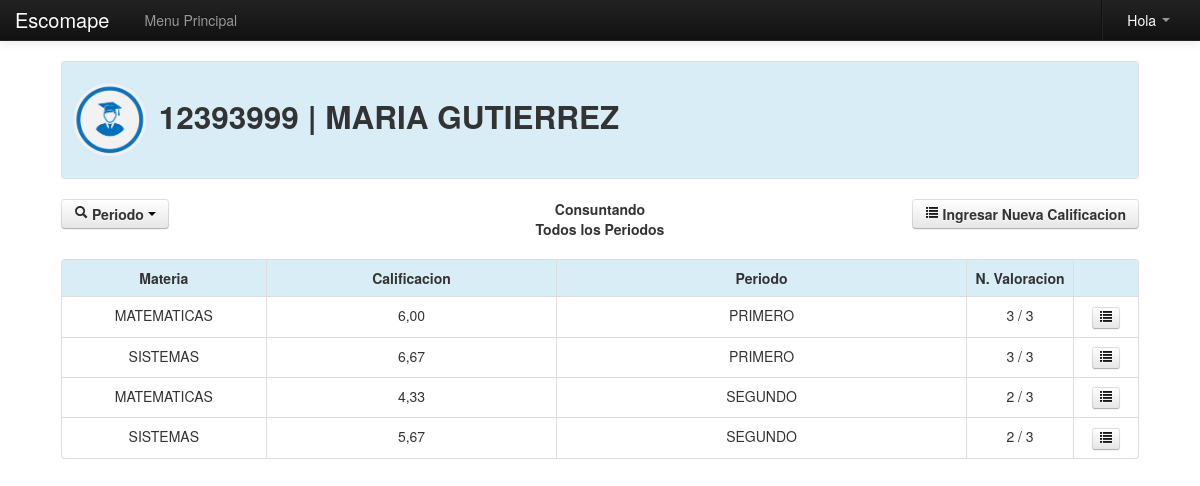
The page /Modulos/Calificar/valorar.php?cod=12393999 on the database its author committed.
### tables this page shows
CREATE TABLE IF NOT EXISTS `alumnos` (
  `id` int(255) NOT NULL AUTO_INCREMENT,
  `nombre` varchar(255) NOT NULL,
  `grado` varchar(255) NOT NULL,
  `salon` varchar(255) NOT NULL,
  `tipo` varchar(255) NOT NULL,
  `fecha` date NOT NULL,
  `doc` varchar(255) NOT NULL,
  `rh` varchar(255) NOT NULL,
  `eps` varchar(255) NOT NULL,
  `direccion` varchar(255) NOT NULL,
  `telefono` varchar(255) NOT NULL,
  `padre` varchar(255) NOT NULL,
  `madre` varchar(255) NOT NULL,
  `p_ocupacion` varchar(255) NOT NULL,
  `m_ocupacion` varchar(255) NOT NULL,
  `acudiente` varchar(255) NOT NULL,
  `emergencia` varchar(255) NOT NULL,
  `estado` varchar(255) NOT NULL,
  `matricula` date NOT NULL,
  PRIMARY KEY (`id`)
);

CREATE TABLE IF NOT EXISTS `notas` (
  `id` int(11) NOT NULL AUTO_INCREMENT,
  `materia` varchar(255) NOT NULL,
  `alumno` varchar(255) NOT NULL,
  `actividad` varchar(255) NOT NULL,
  `valor` varchar(255) NOT NULL,
  `periodo` varchar(255) NOT NULL,
  `fecha` date NOT NULL,
  PRIMARY KEY (`id`)
);

CREATE TABLE IF NOT EXISTS `materia` (
  `id` int(11) NOT NULL AUTO_INCREMENT,
  `nombre` varchar(255) NOT NULL,
  `estado` varchar(255) NOT NULL,
  PRIMARY KEY (`id`)
);

CREATE TABLE IF NOT EXISTS `periodo` (
  `id` int(11) NOT NULL AUTO_INCREMENT,
  `nombre` varchar(255) NOT NULL,
  `estado` varchar(255) NOT NULL,
  PRIMARY KEY (`id`)
);

### Modulos/class_buscar.php (called while the page is built, shortened)
<?php
class Consultar_Materias{
	private $fetch;
	function __construct($codigo){
		$this->consulta = mysql_query("SELECT * FROM materia WHERE id='$codigo'");
		$this->fetch = mysql_fetch_array($this->consulta);
	}
	function consultar($campo){
		return $this->fetch[$campo];
	}
}
class Consultar_Periodo{
	private $fetch;
	function __construct($codigo){
		$this->consulta = mysql_query("SELECT * FROM periodo WHERE id='$codigo'");
		$this->fetch = mysql_fetch_array($this->consulta);
	}
	function consultar($campo){
		return $this->fetch[$campo];
	}
}
class Consultar_Alumno{
	private $fetch;
	function __construct($codigo){
		$this->consulta = mysql_query("SELECT * FROM alumnos WHERE doc='$codigo'");
		$this->fetch = mysql_fetch_array($this->consulta);
	}
	function consultar($campo){
		return $this->fetch[$campo];
	}
}
?>

### Modulos/funciones.php (called while the page is built, shortened)
<?php
	function formato($valor){
		return number_format($valor,2,",",".");
	}
?>

### Modulos/Calificar/valorar.php (the view, shortened to what this page needs)
<?php
	include_once "class/class.php";
	include_once "../funciones.php";
	include_once "../class_buscar.php";
	if(!empty($_GET['cod'])){
		$id_alumno=$_GET['cod'];
		$oAlumno=new Consultar_Alumno($id_alumno);
		$nombre_alumno=$oAlumno->consultar('nombre');
	}else{
		header('Location:error.php');
	}
	function contar_nota($materia,$periodo,$alumno){
		$pa=mysql_query("SELECT COUNT(nombre)as numero FROM actividad WHERE estado='s'");
		if($row=mysql_fetch_array($pa)){
			$act=$row['numero'];
		}
		$pa=mysql_query("SELECT COUNT(alumno)as numero FROM notas WHERE alumno='$alumno' and materia='$materia' and periodo='$periodo'");
		if($row=mysql_fetch_array($pa)){
			return $row['numero'].' / '.$act;
		}
	}
	function promedio($materia,$periodo,$alumno){
		$promedio=0;
		$pa=mysql_query("SELECT COUNT(nombre)as numero FROM actividad WHERE estado='s'");
		if($row=mysql_fetch_array($pa)){
			$act=$row['numero'];
		}
		$pa=mysql_query("SELECT * FROM notas WHERE alumno='$alumno' and materia='$materia' and periodo='$periodo'");
		while($row=mysql_fetch_array($pa)){
			$promedio=$promedio+$row['valor'];
		}
		return $promedio/$act;
	}
?>
<!DOCTYPE html>
<html lang="es">
  <head>
    <link href="../../css/bootstrap.css" rel="stylesheet">
    <link href="../../css/bootstrap-responsive.css" rel="stylesheet">
  </head>
  <body>
    <?php include_once "../../menu/m_valorar.php"; ?>
    <div align="center">
    	<table width="90%">
          <tr>
            <td>
            	<table class="table table-bordered">
                  <tr class="info">
                    <td><h2><img src="img/alumno.png" width="80" height="80"> <?php echo $id_alumno.' | '.$nombre_alumno; ?></h2></td>
                  </tr>
                </table>
              <div class="row-fluid">
                    <div class="span4">
                    	<div class="btn-group">
                        <button class="btn btn dropdown-toggle" data-toggle="dropdown">
                        	<i class="icon-search"></i> <strong>Periodo</strong> <span class="caret"></span>
                        </button>
                          <?php
							$pa=mysql_query("SELECT * FROM periodo WHERE estado='s'");
						   ?>
                      </div>
                    </div>
                    <div class="span4" align="center">
                    	<?php
							echo '<strong>Consuntando</strong><br>';
							if(!empty($_GET['periodo'])){
								$pe=limpiar($_GET['periodo']);
								$op=new Consultar_Periodo($pe);
								echo '<strong>'.$op->consultar('nombre').'</strong>';
							}else{
								echo '<strong>Todos los Periodos</strong>';
							}
						?>
                    </div>
                    <div class="span4" align="right">
                    	<a href="#nueva" role="button" class="btn" data-toggle="modal">
                    		<strong><i class="icon-list"></i> Ingresar Nueva Calificacion</strong>
                    	</a>
                    </div>
                </div>
                <br>
                <table class="table table-bordered table table-hover">
                  <tr class="info">
                    <td width="19%"><center><strong>Materia</strong></center></td>
                    <td width="27%"><center><strong>Calificacion</strong></center></td>
                    <td width="38%"><center><strong>Periodo</strong></center></td>
                    <td width="10%"><center><strong>N. Valoracion</strong></center></td>
                    <td width="6%">&nbsp;</td>
                  </tr>
                  <?php
				 	if(!empty($_GET['periodo'])){
				  		$id_periodo=limpiar($_GET['periodo']);
						$pa=mysql_query("SELECT * FROM notas WHERE alumno='$id_alumno' and periodo='$id_periodo' group by alumno, materia");
					}else{
						$pa=mysql_query("SELECT * FROM notas WHERE alumno='$id_alumno' group by alumno, periodo, materia");
					}
					while($row=mysql_fetch_array($pa)){
						$oMateria=new Consultar_Materias($row['materia']);
						$oPeriodo=new Consultar_Periodo($row['periodo']);
				  ?>
                  <tr>
                    <td><center><?php echo $oMateria->consultar('nombre'); ?></center></td>
                    <td><center><?php echo formato(promedio($row['materia'],$row['periodo'],$row['alumno'])); ?></center></td>
                    <td><center><?php echo $oPeriodo->consultar('nombre'); ?></center></td>
                    <td><center><?php echo contar_nota($row['materia'],$row['periodo'],$row['alumno']); ?></center></td>
                    <td>
                    	<center>
                            <a href="#m<?php echo $row['periodo'].$row['materia']; ?>" role="button" class="btn btn-mini" title="Detalle de Calificaciones" data-toggle="modal">
                                <i class="icon-list"></i>
                            </a>
                        </center>
                    </td>
                  </tr>
                  <?php } ?>
                </table>
            </td>
          </tr>
        </table>
	</div>
  </body>
</html>

### Modulos/Calificar/valorar.php (style rules this page uses)
body { padding-top: 60px; padding-bottom: 40px; }

### rows shown on the page
alumnos: nombre "MARIA GUTIERREZ"
notas: materia.nombre "MATEMATICAS", alumno "6,00", periodo.nombre "PRIMERO", alumno "3 / 3"
notas: materia.nombre "SISTEMAS", alumno "6,67", periodo.nombre "PRIMERO", alumno "3 / 3"
notas: materia.nombre "MATEMATICAS", alumno "4,33", periodo.nombre "SEGUNDO", alumno "2 / 3"
notas: materia.nombre "SISTEMAS", alumno "5,67", periodo.nombre "SEGUNDO", alumno "2 / 3"

### other values the page prints
$id_alumno "12393999"
